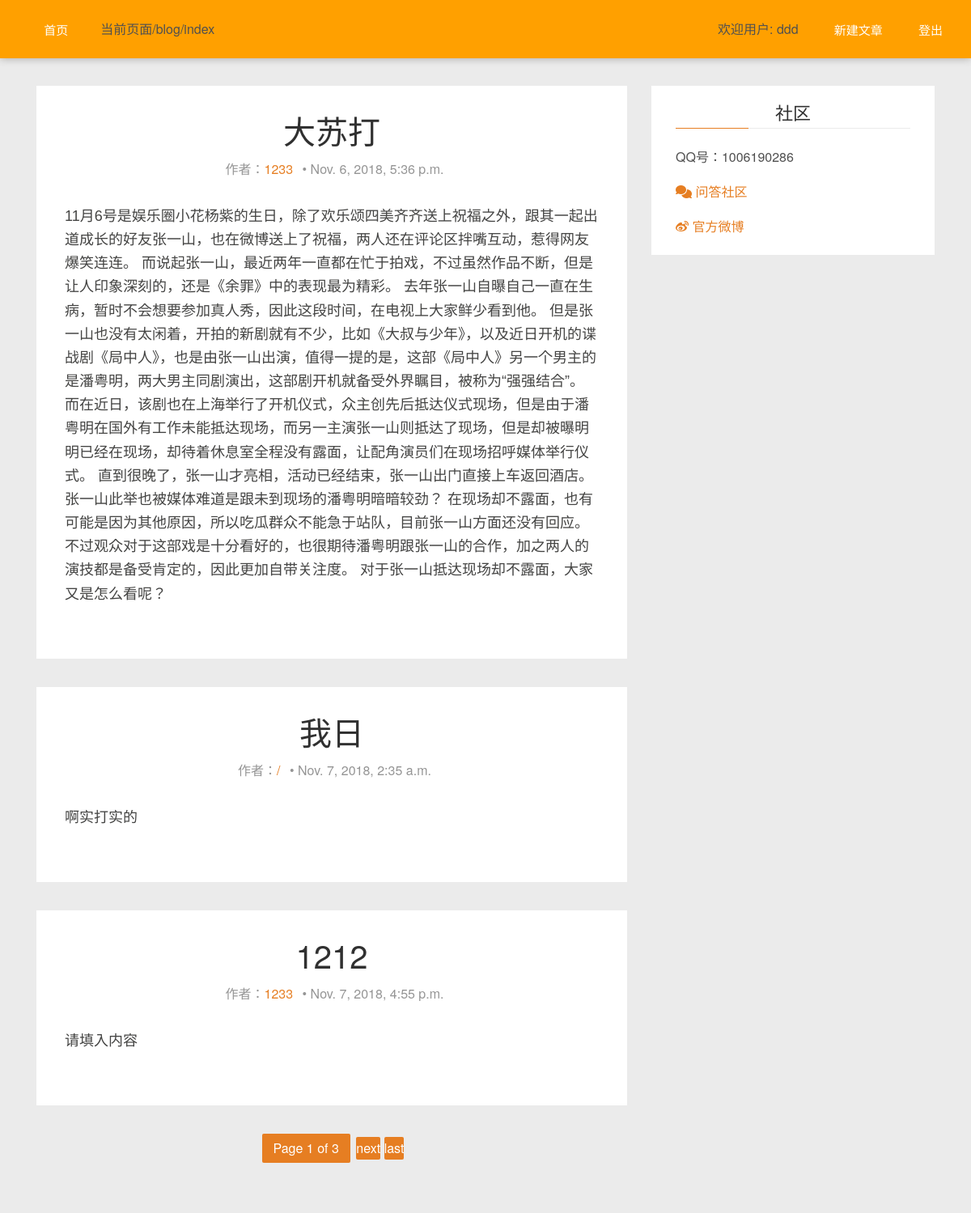
The app's page /blog/index (signed in) with its own data.
### blog/models.py (models this page shows)
class Blog(models.Model):
    user = models.ForeignKey(User, on_delete=models.CASCADE) #博客作者
    title = models.CharField(max_length=50, unique=True)   #博客题目
    publish_time = models.DateTimeField(auto_now_add=True) #博客创建时间
    update_time = models.DateTimeField(auto_now=True) #博客更新时间
    content = HTMLField() #博客内容
    blog_id = models.IntegerField(primary_key=True, db_column='blog_id')  #博客id
    star_num = models.IntegerField(default=0) #点赞数
    reply_num = models.IntegerField(default=0) #评论数
    watch_num = models.IntegerField(default=0) #查看数
    class Meta:
        db_table = "blog"

### blog/views.py (the view)
# urls.py: path('index', views.index, name='index'),
def index(request):
    blogs = [x for x in Blog.objects.all()]
    paginator = Paginator(Blog.objects.all(),3)
    try:
        page = request.GET.get('page')
    except:
        page = 1
    contacts = paginator.get_page(page)
    return render(request, 'blog/index.html',context={'contacts':contacts})

### blog/templates/blog/index.html (shortened to what this page needs)
{% load static %}
<!DOCTYPE html>
<html lang="en">
<head>
    <link rel="stylesheet" href="https://staff.bootcss.com/npm/font-awesome@4.7.0/css/font-awesome.min.css">
    <link rel='stylesheet' href="{% static 'blog/test1.css' %}" />
    <link rel='stylesheet' href="{% static 'blog/screen.css' %}" />
</head>
<body>
    <nav class="navbar navbar-default navbar-fixed-top navbar-orange">
        <div class="container">
            <div class="collapse navbar-collapse" id="main-menu">
                <ul class='nav navbar-nav'>
                    <li><a href="{% url "index" %}"> 首页</a></li>
                    <li>
                        <p> 当前页面{{ request.path }}</p>
                    </li>
                </ul>
                <ul class="nav navbar-nav navbar-right">
                    {% if request.user.is_authenticated %}
                    <li>
                        <p>欢迎用户: {{ request.user.username }}
                    </li>
                    <li><a href="{% url "add_blog" %}"> 新建文章</a></li>
                    <li><a href="{% url "logout" %}"> 登出</a></li>
                    {% else %}
                    <li><a href="{% url "login" %}"><i class="fa fa-lock"></i> 登录</a></li>
                    <li><a href="{% url "register" %}"><i class="fa fa-login"></i> 注册</a></li>
                    {% endif %}
                </ul>
            </div>
        </div>
    </nav>
    <section class="features" id="features">
        <br><br>
        <div class="container">
            <main class="col-md-8 main-content">
                {% block content %}
                {% for blog in contacts %}
                <article id='{{ blog.blog_id }}' class="post">
                    <div class="post-head">
                        <h1 class="post-title"><a href="/blog/{{ blog.blog_id }}">{{ blog.title }}</a></h1>
                        <div class="post-meta">
                            <span class="author">作者：<a href="/blog/{{ blog.blog_id }}">{{ blog.user.username }}</a></span>
                            &bull;
                            <time class="post-date" datetime={{blog.update_time}} title={{blog.update_time}}>{{blog.update_time}}</time>
                        </div>
                    </div>
                    <div class="post-content">
                        {% autoescape off %}
                        {{ blog.content | truncatewords_html:10 | striptags }}
                        {% endautoescape %}
                    </div>
                </article>
                {% endfor%}
                <div class="pagination">
                    <span class="step-links">
                        <span class="page-number">
                            Page {{ contacts.number }} of {{ contacts.paginator.num_pages }}
                        </span>
                        {% if contacts.has_next %}
                        <a class='older-posts' href="?page={{ contacts.next_page_number }}">next</a>
                        <a class='older-posts' href="?page={{ contacts.paginator.num_pages }}">last</a>
                        {% endif %}
                    </span>
                </div>
                {% endblock content %}
            </main>
            <aside class="col-md-4 sidebar">
                <div class="widget">
                    <h4 class="title">社区</h4>
                    <div class="content community">
                        <p>QQ号：1006190286</p>
                        <p><a href="http://wenda.ghostchina.com/" title="Ghost中文网问答社区" target="_blank" onclick="_hmt.push(['_trackEvent', 'big-button', 'click', '问答社区'])"><i
                                    class="fa fa-comments"></i> 问答社区</a></p>
                        <p><a href="http://weibo.com/ghostchinacom" title="Ghost中文网官方微博" target="_blank" onclick="_hmt.push(['_trackEvent', 'big-button', 'click', '官方微博'])"><i
                                    class="fa fa-weibo"></i> 官方微博</a></p>
                    </div>
                </div>
        </div>
    </section>
</body>
</html>

### blog/static/blog/screen.css (style rules this page uses)
html, body { color: #505050; line-height: 1.75em; background: #ebebeb; position: relative; font-family: "Helvetica Neue", Helvetica, Arial, "Hiragino Sans GB", "Hiragino Sans GB W3", "WenQuanYi Micro Hei", "Microsoft YaHei UI", "Microsoft YaHei", sans-serif; }
h1, h2, h3, h4, h5, h6 { font-weight: 400; color: #303030; }
h1 { font-size: 3em; }
h4 { font-size: 1.5em; }
a { color: #e67e22; outline: none; }
.post { padding: 35px; background: #ffffff; margin-bottom: 35px; position: relative; overflow: hidden; }
.post .post-head { text-align: center; }
.post .post-head .post-title { margin: 0; font-size: 2.5em; line-height: 1em; }
.post .post-head .post-title a { color: #303030; }
.post .post-head .post-meta { color: #959595; margin: 14px 0 0px; }
.post .post-head .post-meta span { margin: 0px 7px; white-space: nowrap; }
.post .post-content { margin: 30px 0; }
.post-content { font: 400 18px/1.62 "Georgia", "Xin Gothic", "Hiragino Sans GB", "Droid Sans Fallback", "Microsoft YaHei", sans-serif; color: #444443; }
.pagination { margin: 0 0 35px; text-align: center; display: block; }
.pagination a { text-align: center; display: inline-block; color: #ffffff; background: #e67e22; border-radius: 2px; }
.pagination .page-number { background: #e67e22; color: #ffffff; margin: 0 3px; display: inline-block; line-height: 36px; padding: 0 14px; border-radius: 2px; }
.sidebar .widget { background: #ffffff; padding: 21px 30px; }
.widget { margin-bottom: 35px; }
.widget .title { margin-top: 0; padding-bottom: 7px; border-bottom: 1px solid #ebebeb; margin-bottom: 21px; position: relative; }
.widget .title:after { content: ""; width: 90px; height: 1px; background: #e67e22; position: absolute; left: 0; bottom: -1px; }

### records on screen
Blog: title "大苏打", user.username "1233", update_time "Nov. 6, 2018, 5:36 p.m.", content "11月6号是娱乐圈小花杨紫的生日，除了欢乐颂四美齐齐送上祝福之外，跟其一起出道成长的好友张一山，也在微博送上了祝福，两人还在评论区拌嘴互动，惹得网友爆笑连连。 而说起张一山，最近两年一直都在忙于拍戏，不过虽然作品不断，但是让人印象深刻的，还是《余罪》中的表现最为精彩。 去年张一山自曝自己一直在生病，暂时不会想要参加真人秀，因此这段时间，在电视上大家鲜少看到他。 但是张一山也没有太闲着，开拍的新剧就有不少，比如《大叔与少年》，以及近日开机的谍战剧《局中人》，也是由张一山出演，值得一提的是，这部《局中人》另一个男主的是潘粤明，两大男主同剧演出，这部剧开机就备受外界瞩目，被称为“强强结合”。 而在近日，该剧也在上海举行了开机仪式，众主创先后抵达仪式现场，但是由于潘粤明在国外有工作未能抵达现场，而另一主演张一山则抵达了现场，但是却被曝明明已经在现场，却待着休息室全程没有露面，让配角演员们在现场招呼媒体举行仪式。 直到很晚了，张一山才亮相，活动已经结束，张一山出门直接上车返回酒店。张一山此举也被媒体难道是跟未到现场的潘粤明暗暗较劲？ 在现场却不露面，也有可能是因为其他原因，所以吃瓜群众不能急于站队，目前张一山方面还没有回应。不过观众对于这部戏是十分看好的，也很期待潘粤明跟张一山的合作，加之两人的演技都是备受肯定的，因此更加自带关注度。 对于张一山抵达现场却不露面，大家又是怎么看呢？"
Blog: title "我日", user.username "/", update_time "Nov. 7, 2018, 2:35 a.m.", content "啊实打实的"
Blog: title "1212", user.username "1233", update_time "Nov. 7, 2018, 4:55 p.m.", content "请填入内容"

### other values on screen
{{ request.path }} "/blog/index"
{{ request.user.username }} "ddd"
{{ contacts.number }} "1"
{{ contacts.paginator.num_pages }} "3"
